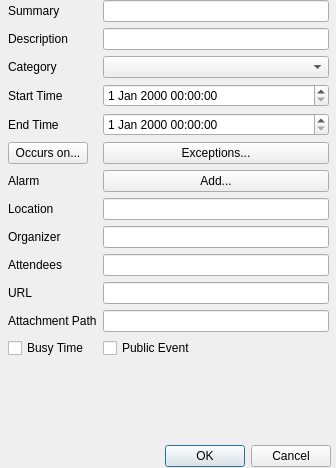
<?xml version="1.0" encoding="UTF-8"?>
<ui version="4.0">
 <class>AddEvent</class>
 <widget class="QDialog" name="AddEvent">
  <property name="windowModality">
   <enum>Qt::WindowModal</enum>
  </property>
  <property name="geometry">
   <rect>
    <x>0</x>
    <y>0</y>
    <width>336</width>
    <height>468</height>
   </rect>
  </property>
  <property name="windowTitle">
   <string>Add Event</string>
  </property>
  <widget class="QDialogButtonBox" name="buttonBox">
   <property name="geometry">
    <rect>
     <x>0</x>
     <y>440</y>
     <width>331</width>
     <height>32</height>
    </rect>
   </property>
   <property name="orientation">
    <enum>Qt::Horizontal</enum>
   </property>
   <property name="standardButtons">
    <set>QDialogButtonBox::Cancel|QDialogButtonBox::Ok</set>
   </property>
  </widget>
  <widget class="QWidget" name="formLayoutWidget">
   <property name="geometry">
    <rect>
     <x>8</x>
     <y>0</y>
     <width>321</width>
     <height>441</height>
    </rect>
   </property>
   <layout class="QFormLayout" name="formLayout">
    <property name="fieldGrowthPolicy">
     <enum>QFormLayout::AllNonFixedFieldsGrow</enum>
    </property>
    <item row="0" column="0">
     <widget class="QLabel" name="SummaryLabel">
      <property name="text">
       <string>Summary</string>
      </property>
     </widget>
    </item>
    <item row="0" column="1">
     <widget class="QLineEdit" name="SummaryEdit"/>
    </item>
    <item row="1" column="0">
     <widget class="QLabel" name="DescriptionLabel">
      <property name="text">
       <string>Description</string>
      </property>
     </widget>
    </item>
    <item row="1" column="1">
     <widget class="QLineEdit" name="DescriptionEdit"/>
    </item>
    <item row="2" column="0">
     <widget class="QLabel" name="CategoryLabel">
      <property name="text">
       <string>Category</string>
      </property>
     </widget>
    </item>
    <item row="2" column="1">
     <widget class="QComboBox" name="CategoryBox"/>
    </item>
    <item row="3" column="0">
     <widget class="QLabel" name="StartLabel">
      <property name="text">
       <string>Start Time</string>
      </property>
     </widget>
    </item>
    <item row="3" column="1">
     <widget class="QDateTimeEdit" name="StartTimeEdit"/>
    </item>
    <item row="4" column="0">
     <widget class="QLabel" name="EndLabel">
      <property name="text">
       <string>End Time</string>
      </property>
     </widget>
    </item>
    <item row="4" column="1">
     <widget class="QDateTimeEdit" name="EndTimeEdit"/>
    </item>
    <item row="5" column="0">
     <widget class="QPushButton" name="recurButton">
      <property name="text">
       <string>Occurs on...</string>
      </property>
     </widget>
    </item>
    <item row="5" column="1">
     <widget class="QPushButton" name="exceptButton">
      <property name="text">
       <string>Exceptions...</string>
      </property>
     </widget>
    </item>
    <item row="6" column="0">
     <widget class="QLabel" name="AlarmLabel">
      <property name="text">
       <string>Alarm</string>
      </property>
     </widget>
    </item>
    <item row="6" column="1">
     <widget class="QPushButton" name="addAlarmButton">
      <property name="text">
       <string>Add...</string>
      </property>
     </widget>
    </item>
    <item row="7" column="0">
     <widget class="QLabel" name="LocationLabel">
      <property name="text">
       <string>Location</string>
      </property>
     </widget>
    </item>
    <item row="7" column="1">
     <widget class="QLineEdit" name="LocationEdit"/>
    </item>
    <item row="8" column="0">
     <widget class="QLabel" name="OrganizerLabel">
      <property name="text">
       <string>Organizer</string>
      </property>
     </widget>
    </item>
    <item row="8" column="1">
     <widget class="QLineEdit" name="OrganizerEdit"/>
    </item>
    <item row="9" column="0">
     <widget class="QLabel" name="AttendLabel">
      <property name="text">
       <string>Attendees</string>
      </property>
     </widget>
    </item>
    <item row="9" column="1">
     <widget class="QLineEdit" name="AttendEdit"/>
    </item>
    <item row="10" column="0">
     <widget class="QLabel" name="UrlLabel">
      <property name="text">
       <string>URL</string>
      </property>
     </widget>
    </item>
    <item row="10" column="1">
     <widget class="QLineEdit" name="UrlEdit">
      <property name="inputMethodHints">
       <set>Qt::ImhUrlCharactersOnly</set>
      </property>
     </widget>
    </item>
    <item row="11" column="0">
     <widget class="QLabel" name="AttachLabel">
      <property name="text">
       <string>Attachment Path</string>
      </property>
     </widget>
    </item>
    <item row="11" column="1">
     <widget class="QLineEdit" name="AttachEdit">
      <property name="inputMethodHints">
       <set>Qt::ImhUrlCharactersOnly</set>
      </property>
     </widget>
    </item>
    <item row="12" column="0">
     <widget class="QCheckBox" name="BusyTimeBox">
      <property name="text">
       <string>Busy Time</string>
      </property>
     </widget>
    </item>
    <item row="12" column="1">
     <widget class="QCheckBox" name="PublicBox">
      <property name="text">
       <string>Public Event</string>
      </property>
     </widget>
    </item>
   </layout>
  </widget>
 </widget>
 <resources/>
 <connections>
  <connection>
   <sender>buttonBox</sender>
   <signal>accepted()</signal>
   <receiver>AddEvent</receiver>
   <slot>accept()</slot>
   <hints>
    <hint type="sourcelabel">
     <x>248</x>
     <y>254</y>
    </hint>
    <hint type="destinationlabel">
     <x>157</x>
     <y>274</y>
    </hint>
   </hints>
  </connection>
  <connection>
   <sender>buttonBox</sender>
   <signal>rejected()</signal>
   <receiver>AddEvent</receiver>
   <slot>reject()</slot>
   <hints>
    <hint type="sourcelabel">
     <x>316</x>
     <y>260</y>
    </hint>
    <hint type="destinationlabel">
     <x>286</x>
     <y>274</y>
    </hint>
   </hints>
  </connection>
 </connections>
</ui>
